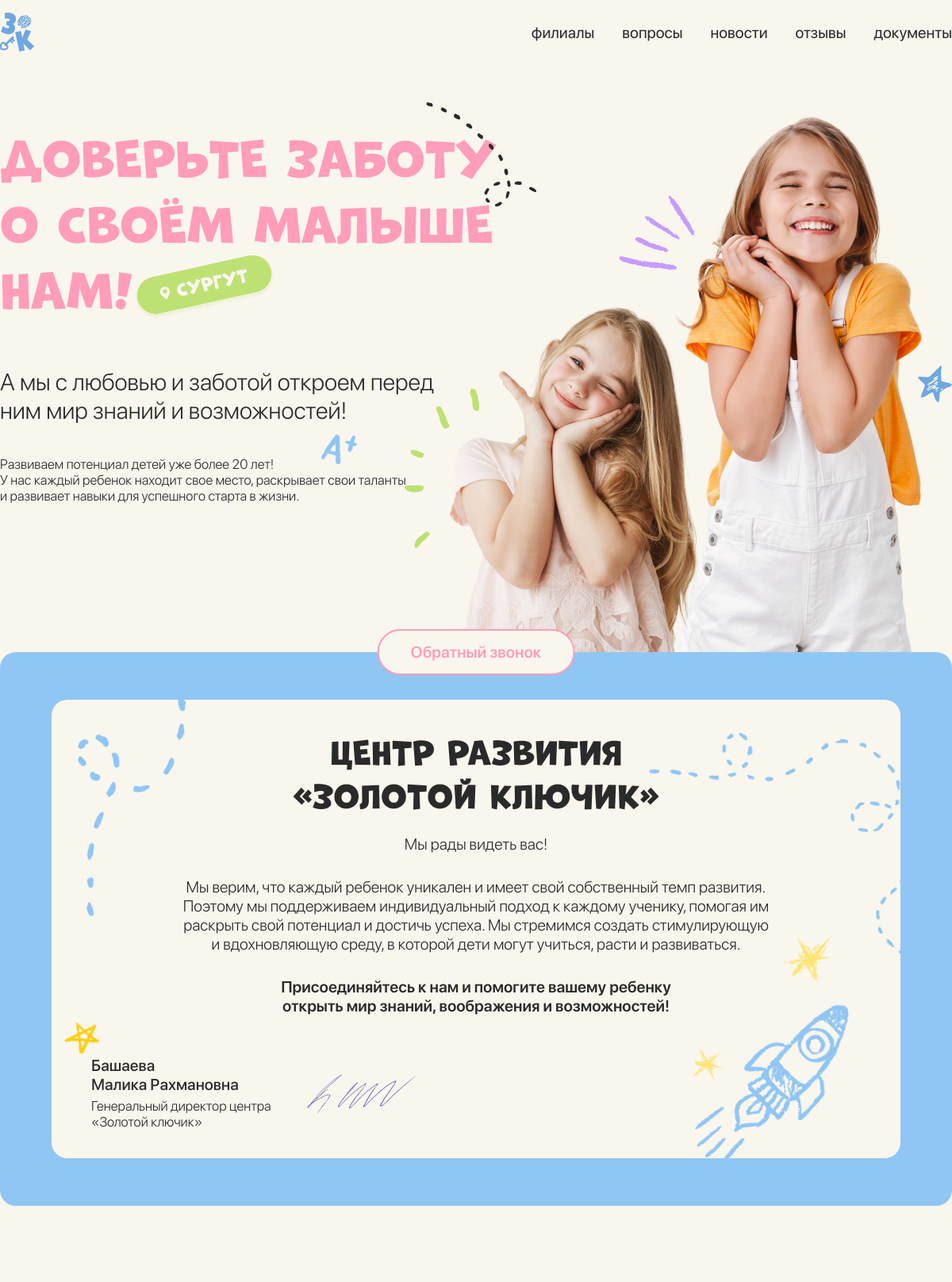
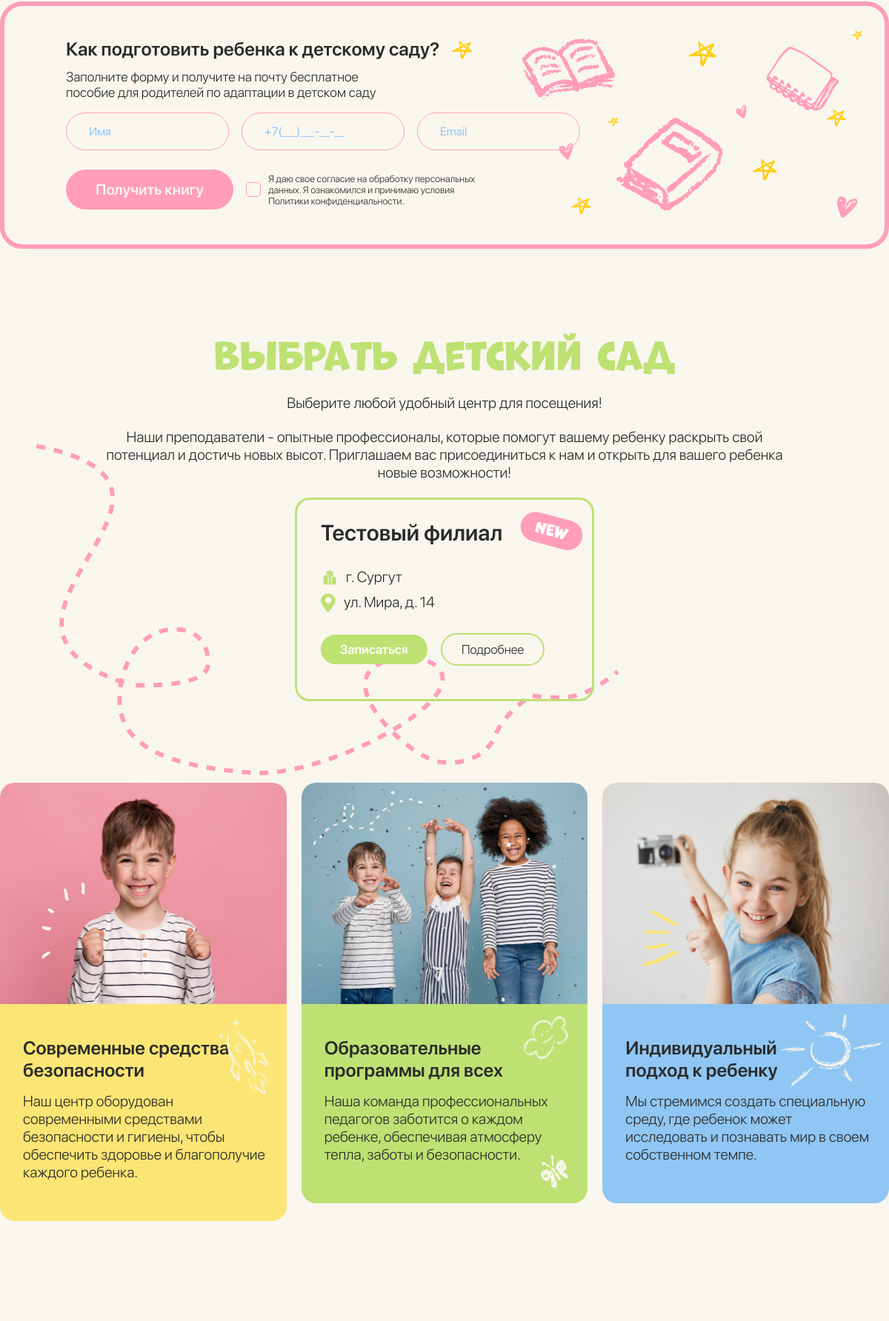
The page / (upper part) on the database its author committed (2 pictures, top to bottom).
### main/models.py (models this page shows, shortened)
class MainBlock(models.Model):
    title = models.TextField()
    undertitle = models.TextField()
    description = models.TextField()
    class Meta:
        verbose_name_plural = "Главный блок"

class WelcomeBlock(models.Model):
    title = models.TextField(verbose_name='Заголовок')
    undertitle = models.TextField(verbose_name='Подзаголовок')
    description = models.TextField(verbose_name='Описание')
    callToAction = models.TextField(verbose_name='Призыв к действию')
    nameOfCEO = models.TextField(verbose_name='ФИО Руководителя')
    CEO = models.TextField(verbose_name='Должность')
    sign = models.ImageField(upload_to='sign', verbose_name='Картинка подписи', validators=[FileExtensionValidator(allowed_extensions=('png', 'jpg', 'webp', 'jpeg', 'gif'))])
    class Meta:
        verbose_name_plural = "Приветственный блок"

class Filials(models.Model):
    name = models.CharField(verbose_name='Название филиала', max_length=100)
    slug = models.SlugField(unique=True)
    city = models.CharField(verbose_name='Город', max_length=100)
    street = models.CharField(verbose_name='Улица', max_length=150)
    timework = models.CharField(verbose_name='Время работы', max_length=100)
    group = models.CharField(verbose_name='Возраст для группы', max_length=100)
    count_child = models.CharField(verbose_name='До скольки детей идет набор', max_length=100)
    new = models.BooleanField(verbose_name='Статус нового', default=False, null=True, blank=True)
    poster = models.ImageField(verbose_name='Превью видео', upload_to=path_filial_video, validators=[FileExtensionValidator(allowed_extensions=('png', 'jpg', 'webp', 'jpeg', 'gif'))], default='')
    video = models.FileField(verbose_name='Видео', upload_to=path_filial_video, validators=[FileExtensionValidator(allowed_extensions=('MOV','avi','mp4','webm','mkv'))])
    class Meta:
        verbose_name_plural = "Филиалы"

class Advantages(models.Model):
    title = models.TextField()
    description = models.TextField()
    image = models.ImageField(upload_to='advantages', verbose_name='Картинка преимущества', validators=[FileExtensionValidator(allowed_extensions=('png', 'jpg', 'webp', 'jpeg', 'gif'))])
    class Meta:
        verbose_name_plural = "Преимущества"

### main/views.py (the view, shortened to what this page needs)
# urls.py: path('', index, name='index'),
def index(request):
    context = {
        'mainBlock': MainBlock.objects.first(),
        'welcomeBlock': WelcomeBlock.objects.first(),
        'filials': Filials.objects.all(),
        'advantages': Advantages.objects.all()[:3],
        'performance': Performance.objects.first(),
        'performanceItems': PerformanceItems.objects.all(),
        'memo': Memo.objects.all(),
        'faq': FAQ.objects.all(),
        'news': News.objects.all(),
        'reviews': Reviews.objects.filter(published = True),
        'form': UserForm(),
        'reviewForm': ReviewForm(),
        'sendBookForm': BookForm(),
    }
    return render(request, 'main/index.html', context)

### main/forms.py
class UserForm(forms.Form, forms.ModelForm):
    name = forms.CharField(widget=forms.TextInput(attrs={"class":"questions__form-input", 'placeholder': 'Имя'}), label='')
    phoneNumber = forms.CharField(widget=forms.TextInput(attrs={"class":"questions__form-input", 'placeholder': '+7(___)___-__-__'}), label='')
    question = forms.CharField(widget=forms.Textarea(attrs={"class":"questions__form-input", 'placeholder': 'Вопрос'}), label='')
    class Meta:
        model = Questions
        fields = ('name', 'phoneNumber', 'question')

class ReviewForm(forms.Form, forms.ModelForm):
    name = forms.CharField()
    parent = forms.CharField()
    childAge = forms.CharField()
    review = forms.CharField()
    file = forms.FileField()
    class Meta:
        model = Reviews
        fields = ('name', 'parent', 'childAge', 'review', 'file')

### main/templates/main/index.html (shortened to what this page needs)
{% extends "base.html" %}
{% load static %}
{% block content %}
<main>
  <div class="wrapper">
    <div class="main">
      <h1 class="main__title">{{ mainBlock.title }}</h1>
      <p class="main__text">
        {{ mainBlock.undertitle }}
      </p>
      <p class="main__description">
        {{ mainBlock.description }}
      </p>
    </div>
  </div>
</main>
<section>
  <div class="wrapper">
    <div class="welcome-bg">
      <a href="#questions__form" class="welcome__phone">Обратный звонок</a>
      <div class="welcome">
        <h2 class="welcome__title">{{ welcomeBlock.title }}</h2>
        <p class="welcome__description">{{ welcomeBlock.undertitle }}</p>
        <p class="welcome__description">
          {{ welcomeBlock.description }}
        </p>
        <p class="welcome__call-to-action">
          {{ welcomeBlock.callToAction }}
        </p>
        <div class="welcome__author">
          <div class="welcome__author-text">
            <p class="welcome__author-title">{{ welcomeBlock.nameOfCEO }}</p>
            <p class="welcome__author-description">
              {{ welcomeBlock.CEO }}
            </p>
          </div>
          <div class="welcome__author-sign">
            <img src="{{ welcomeBlock.sign.url }}" alt="sign" />
          </div>
        </div>
      </div>
    </div>
  </div>
</section>
<section>
  <div class="wrapper">
    <div class="sendbook">
      <h2 class="sendbook__title">Как подготовить ребенка к детскому саду?</h2>
      <p class="sendbook__undertitle">Заполните форму и получите на почту бесплатное пособие для родителей по адаптации в детском саду</p>
      <form id="sendbookForm" class="senbook__form" action="/sendbook" method="POST" onsubmit="handleSubmit(event)">
        <div class="sendbook__inputs">
          {{sendBookForm.name}}
          {{sendBookForm.phoneNumber}}
          {{sendBookForm.email}}
        </div>
        <div class="sendbook__controls">
          <button type="submit" class="sendbook__submit" value="Submit">Получить книгу</button>
          <label for="sendbook__input-policy" class="sendbook__policy">
            <p>Я даю свое согласие на обработку персональных данных. Я ознакомился и принимаю условия Политики конфиденциальности.</p>
          </label>
        </div>
      </form>
    </div>
  </div>
</section>
<section>
  <div class="wrapper">
    <div class="filials" id="filials">
      <div class="filials__description">
        <h2 class="filials__title">Выбрать детский сад</h2>
        <p class="filials__text">Выберите любой удобный центр для посещения!</p>
        <p class="filials__text">
          Наши преподаватели - опытные профессионалы, которые помогут вашему
          ребенку раскрыть свой потенциал и достичь новых высот. Приглашаем вас
          присоединиться к нам и открыть для вашего ребенка новые возможности!
        </p>
      </div>
      <div class="filials__items">
        {% for filial in filials %}
        <div class="filials__item">
          {% if filial.new %}
          <div class="filials__new">New</div>
          {% endif %}
          <h3 class="filials__name">{{ filial.name }}</h3>
          <div class="filials__address">
            <p class="filials__city">
              {{ filial.city }}
            </p>
            <p class="filials__street">
              {{ filial.street }}
            </p>
          </div>
          <div class="filials__action">
            <button class="filials__contacts">Записаться</button>
            <a href="filial/{{ filial.slug }}" class="filials__more">Подробнее</a>
          </div>
        </div>
        {% endfor %}
      </div>
      <img class="filials__icon" src="{% static 'img/test.svg' %}" alt="test" />
    </div>
  </div>
</section>
<div>
  <div class="wrapper">
    <div class="advantages">
      {% for advantage in advantages %}
      <div class="advantages__item">
        <img src="{{ advantage.image.url }}" alt="{{ advantage.image }}" />
        <div class="advantages__description">
          <h3 class="advantages__title">{{ advantage.title }}</h3>
          <p class="advantages__text">
            {{ advantage.description }}
          </p>
        </div>
      </div>
      {% endfor %}
    </div>
  </div>
</div>
<section>
  <div class="wrapper">
    <div class="performance">
      <h2 class="performance__title">
      </h2>
    </div>
  </div>
</section>
{% endblock content %}

### rows shown on the page
MainBlock: title "ДОВЕРЬТЕ ЗАБОТУ О СВОЁМ МАЛЫШЕ НАМ!", undertitle "А мы с любовью и заботой откроем перед ним мир знаний и возможностей!", description "Развиваем потенциал детей уже более 20 лет! У нас каждый ребенок находит свое место, раскрывает свои таланты и развивает навыки для успешного старта в жизни."
WelcomeBlock: title "ЦЕНТР РАЗВИТИЯ «ЗОЛОТОЙ КЛЮЧИК»", undertitle "Мы рады видеть вас!", description "Мы верим, что каждый ребенок уникален и имеет свой собственный темп развития. Поэтому мы поддерживаем индивидуальный подход к каждому ученику, помогая им раскрыть свой потенциал и достичь успеха. Мы стремимся создать стимулирующую и вдохновляющую среду, в которой дети могут учиться, расти и развиваться.", callToAction "Присоединяйтесь к нам и помогите вашему ребенку открыть мир знаний, воображения и возможностей!", nameOfCEO "Башаева Малика Рахмановна", CEO "Генеральный директор центра «Золотой ключик»", sign (picture)
Filials: new "NEW", name "Тестовый филиал", city "г. Сургут", street "ул. Мира, д. 14"
Advantages: image (picture), title "Cовременные средства безопасности", description "Наш центр оборудован современными средствами безопасности и гигиены, чтобы обеспечить здоровье и благополучие каждого ребенка."
Advantages: image (picture), title "Образовательные программы для всех", description "Наша команда профессиональных педагогов заботится о каждом ребенке, обеспечивая атмосферу тепла, заботы и безопасности."
Advantages: image (picture), title "Индивидуальный подход к ребенку", description "Мы стремимся создать специальную среду, где ребенок может исследовать и познавать мир в своем собственном темпе."
